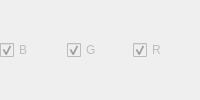
                <widget class="QWidget" name="page_28">
                 <property name="enabled">
                  <bool>true</bool>
                 </property>
                 <layout class="QGridLayout" name="gridLayout_35">
                  <property name="leftMargin">
                   <number>0</number>
                  </property>
                  <property name="topMargin">
                   <number>0</number>
                  </property>
                  <property name="rightMargin">
                   <number>0</number>
                  </property>
                  <property name="bottomMargin">
                   <number>0</number>
                  </property>
                  <property name="spacing">
                   <number>0</number>
                  </property>
                  <item row="0" column="0">
                   <layout class="QHBoxLayout" name="horizontalLayout_4">
                    <item>
                     <widget class="QCheckBox" name="checkBox_B_3">
                      <property name="enabled">
                       <bool>false</bool>
                      </property>
                      <property name="text">
                       <string>B</string>
                      </property>
                      <property name="checked">
                       <bool>true</bool>
                      </property>
                     </widget>
                    </item>
                    <item>
                     <widget class="QCheckBox" name="checkBox_G_3">
                      <property name="enabled">
                       <bool>false</bool>
                      </property>
                      <property name="text">
                       <string>G</string>
                      </property>
                      <property name="checked">
                       <bool>true</bool>
                      </property>
                     </widget>
                    </item>
                    <item>
                     <widget class="QCheckBox" name="checkBox_R_3">
                      <property name="enabled">
                       <bool>false</bool>
                      </property>
                      <property name="text">
                       <string>R</string>
                      </property>
                      <property name="checked">
                       <bool>true</bool>
                      </property>
                     </widget>
                    </item>
                   </layout>
                  </item>
                 </layout>
                </widget>
